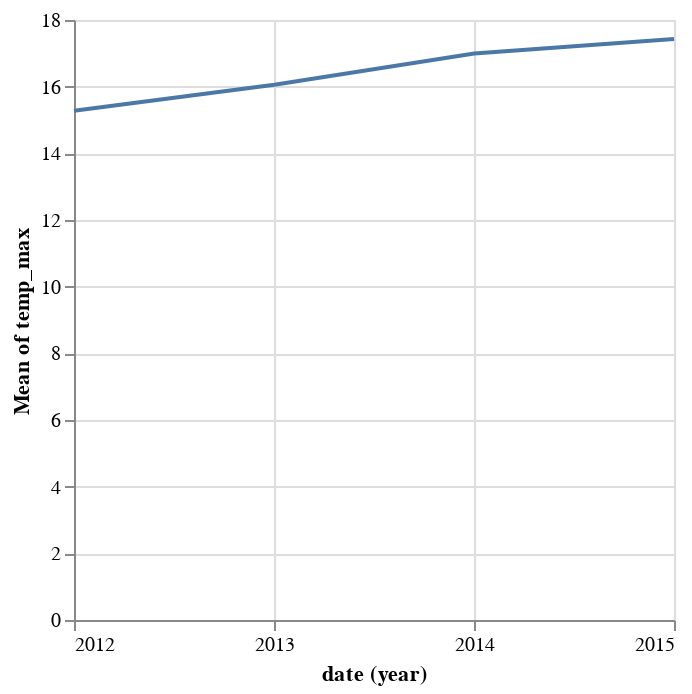

The code cell stored with this chart in its notebook:
### Markdown cell above
In this chart, it looks as though the maximum temperature is increasing from year to year over the course of this relatively short baseline. To look closer into this, let’s instead look at the mean of the maximum daily temperatures for each year:

### Code cell
alt.Chart(df).mark_line().encode(
    x='year(date):T',
    y='mean(temp_max)',
)

### Figure 1 — Vega-Lite specification as saved in the notebook (floating-point values rounded to 4 significant figures; data arrays with more than 128 entries replaced by an {"elided": "..."} marker saying what was removed)
{"config": {"view": {"continuousWidth": 300, "continuousHeight": 300}}, "data": {"name": "data-830c39fec90146253fb06a06c26374ef"}, "mark": {"type": "line"}, "encoding": {"x": {"field": "date", "timeUnit": "year", "type": "temporal"}, "y": {"aggregate": "mean", "field": "temp_max", "type": "quantitative"}}, "$schema": "https://vega.github.io/schema/vega-lite/v5.8.0.json", "datasets": {"data-830c39fec90146253fb06a06c26374ef": {"elided": "1461 records"}}}
